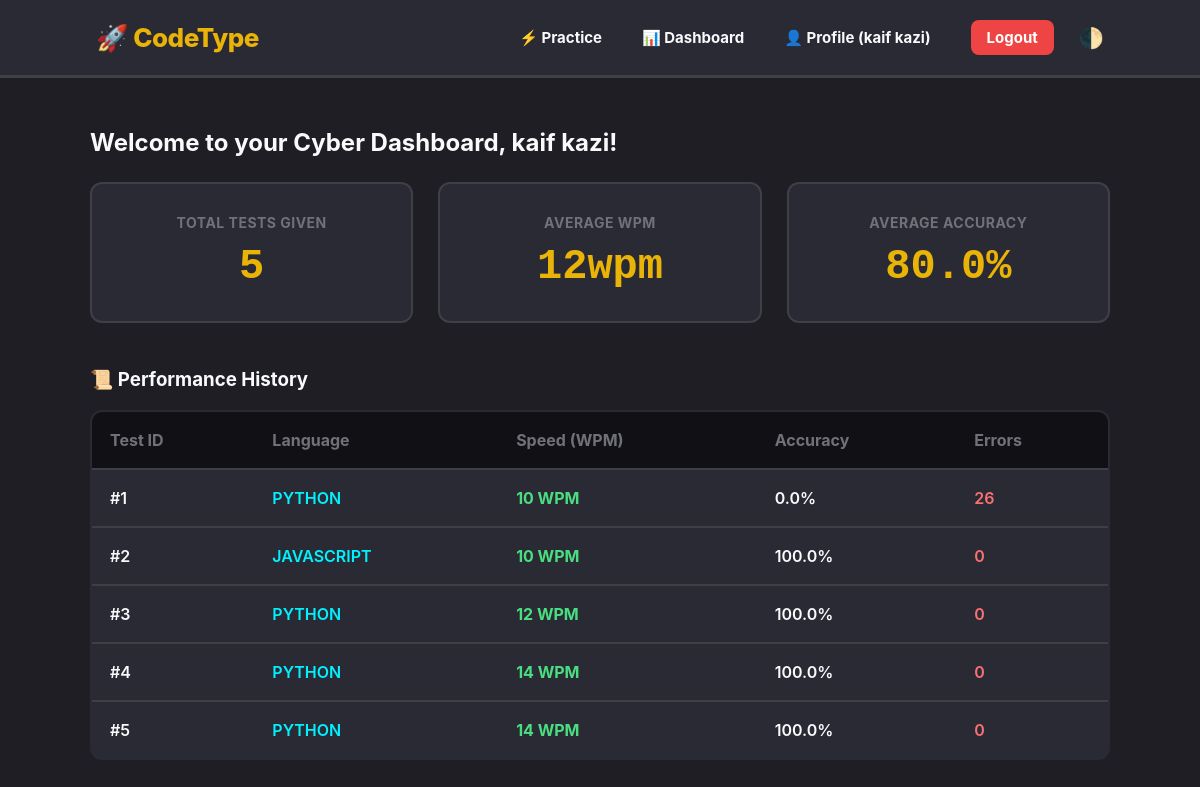
The page /dashboard (signed in) on the database its author committed.
### app.py (models this page shows)
class User(UserMixin, db.Model):
    id = db.Column(db.Integer, primary_key=True)
    username = db.Column(db.String(50), unique=True, nullable=False)
    email = db.Column(db.String(100), unique=True, nullable=False)
    password = db.Column(db.String(200), nullable=False)
    results = db.relationship('Result', backref='user', lazy=True)

class Result(db.Model):
    id = db.Column(db.Integer, primary_key=True)
    wpm = db.Column(db.Integer, nullable=False)
    accuracy = db.Column(db.Float, nullable=False)
    errors = db.Column(db.Integer, nullable=False)
    language = db.Column(db.String(20), nullable=False)
    user_id = db.Column(db.Integer, db.ForeignKey('user.id'), nullable=False)

### app.py (the view)
@app.route('/dashboard')
@login_required
def dashboard():
    user_results = Result.query.filter_by(user_id=current_user.id).all()
    total_tests = len(user_results)
    avg_wpm = sum([r.wpm for r in user_results]) // total_tests if total_tests > 0 else 0
    avg_acc = sum([r.accuracy for r in user_results]) / total_tests if total_tests > 0 else 0
    return render_template('dashboard.html', results=user_results, total_tests=total_tests, avg_wpm=avg_wpm, avg_acc=round(avg_acc, 2))

### app.py (called while the page is built)
@login_manager.user_loader
def load_user(user_id):
    return User.query.get(int(user_id))

### templates/dashboard.html
{% extends 'base.html' %}
{% block content %}
<div class="dashboard-wrapper">
    <h2>Welcome to your Cyber Dashboard, {{ current_user.username }}!</h2>
    <div class="stats-grid">
        <div class="stat-card">
            <h3>Total Tests Given</h3>
            <p class="big-number">{{ total_tests }}</p>
        </div>
        <div class="stat-card">
            <h3>Average WPM</h3>
            <p class="big-number">{{ avg_wpm }}<span class="unit">wpm</span></p>
        </div>
        <div class="stat-card">
            <h3>Average Accuracy</h3>
            <p class="big-number">{{ avg_acc }}<span class="unit">%</span></p>
        </div>
    </div>
    <h3>📜 Performance History</h3>
    {% if results %}
    <table class="history-table">
        <thead>
            <tr>
                <th>Test ID</th>
                <th>Language</th>
                <th>Speed (WPM)</th>
                <th>Accuracy</th>
                <th>Errors</th>
            </tr>
        </thead>
        <tbody>
            {% for result in results %}
            <tr>
                <td>#{{ result.id }}</td>
                <td style="text-transform: uppercase; color: #00f2fe;">{{ result.language }}</td>
                <td style="font-weight: bold; color: #4ade80;">{{ result.wpm }} WPM</td>
                <td>{{ result.accuracy }}%</td>
                <td style="color: #f87171;">{{ result.errors }}</td>
            </tr>
            {% endfor %}
        </tbody>
    </table>
    {% else %}
        <p style="color: #94a3b8;">Abhi tak koi test data nahi hai. <a href="{{ url_for('practice') }}" style="color: #00f2fe;">Pehla test shuru karein!</a></p>
    {% endif %}
</div>
{% endblock %}

### templates/base.html (shortened to what this page needs)
<!DOCTYPE html>
<html lang="en">
<head>
    <link rel="stylesheet" href="{{ url_for('static', filename='css/style.css') }}">
</head>
<body>
    <nav class="navbar">
        <div class="logo">🚀 CodeType</div>
        <div class="nav-links" style="display: flex; align-items: center; gap: 15px;">
            {% if current_user.is_authenticated %}
                <a href="{{ url_for('practice') }}">⚡ Practice</a>
                <a href="{{ url_for('dashboard') }}">📊 Dashboard</a>
                <a href="{{ url_for('profile') }}">👤 Profile ({{ current_user.username }})</a>
                <a href="{{ url_for('logout') }}" class="btn-logout">Logout</a>
            {% else %}
                <a href="{{ url_for('index') }}">Login</a>
                <a href="{{ url_for('register_page') }}">Register</a>
            {% endif %}
            <button id="theme-toggle" style="background: none; border: none; font-size: 20px; cursor: pointer; padding: 0; margin-left: 10px;">🌓</button>
        </div>
    </nav>
    <div class="container">
        {% block content %}
        {% endblock %}
    </div>
</body>
</html>

### static/css/style.css (style rules this page uses)
:root { --bg-dark: #1e1e24; --panel-bg: #2a2a35; --accent-neon: #eab308; --text-main: #f8fafc; --text-muted: #71717a; --editor-bg: #111115; --correct-green: #22c55e; --error-red: #ef4444; --border-color: #3f3f46; --font-weight-heavy: 700; }
body { margin: 0; font-family: 'Inter', system-ui, -apple-system, sans-serif; background-color: var(--bg-dark); color: var(--text-main); transition: background 0.25s ease, color 0.25s ease; -webkit-font-smoothing: antialiased; }
.navbar { display: flex; justify-content: space-between; align-items: center; background: var(--panel-bg); padding: 20px 8%; border-bottom: 3px solid var(--border-color); }
.logo { font-size: 26px; font-weight: 800; letter-spacing: -0.5px; color: var(--accent-neon); }
.nav-links a { color: var(--text-main); text-decoration: none; margin-left: 25px; transition: 0.2s ease; font-weight: 700; font-size: 15px; }
.container { width: 85%; max-width: 1050px; margin: 50px auto; }
button, .btn-primary { padding: 14px 28px; border: none; border-radius: 8px; font-weight: 800; font-size: 15px; letter-spacing: 0.3px; cursor: pointer; transition: 0.2s cubic-bezier(0.4, 0, 0.2, 1); }
.btn-logout { background: #ef4444; color: white !important; padding: 8px 16px; border-radius: 8px; }
.stats-grid { display: flex; justify-content: space-between; gap: 25px; margin-bottom: 45px; margin-top: 25px; }
.stat-card { width: 33.33%; background: var(--panel-bg); padding: 30px 20px; border-radius: 12px; text-align: center; border: 2px solid var(--border-color); }
.stat-card h3 { margin: 0; font-size: 14px; color: var(--text-muted); text-transform: uppercase; letter-spacing: 0.5px; }
.big-number { font-size: 42px; font-weight: 800; margin: 12px 0 0 0; color: var(--accent-neon); font-family: monospace; }
.history-table { width: 100%; border-collapse: collapse; background: var(--panel-bg); border-radius: 12px; overflow: hidden; border: 2px solid var(--border-color); }
.history-table th, .history-table td { padding: 18px; text-align: left; border-bottom: 2px solid var(--border-color); font-weight: 600; }
.history-table th { background: var(--editor-bg); color: var(--text-muted); font-weight: 700; }

### rows shown on the page
User: username "kaif kazi"
Result: id "1", language "PYTHON", wpm "10", accuracy "0.0", errors "26"
Result: id "2", language "JAVASCRIPT", wpm "10", accuracy "100.0", errors "0"
Result: id "3", language "PYTHON", wpm "12", accuracy "100.0", errors "0"
Result: id "4", language "PYTHON", wpm "14", accuracy "100.0", errors "0"
Result: id "5", language "PYTHON", wpm "14", accuracy "100.0", errors "0"

### other values the page prints
{{ total_tests }} "5"
{{ avg_wpm }} "12"
{{ avg_acc }} "80.0"
